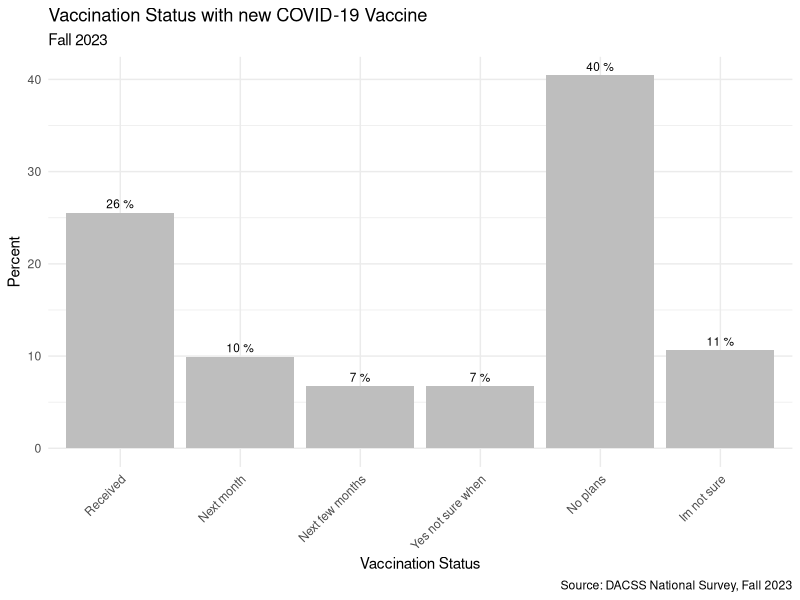
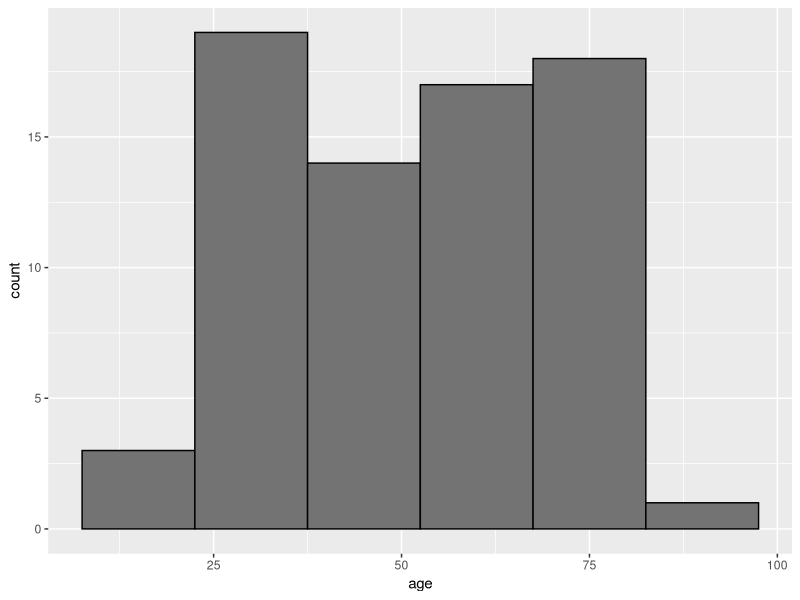
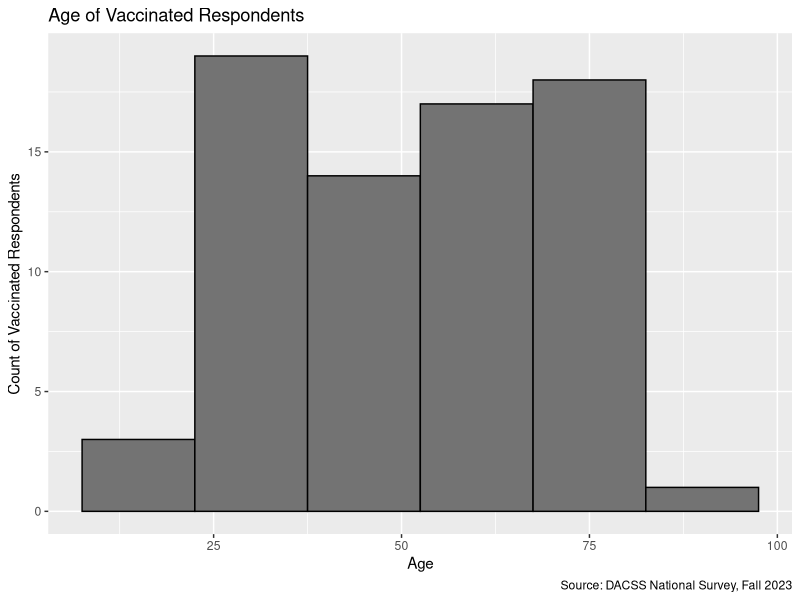
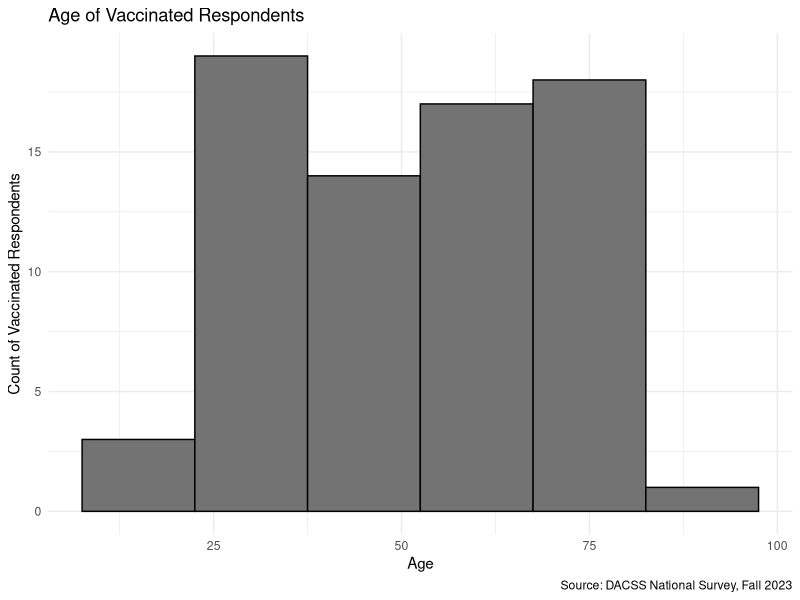
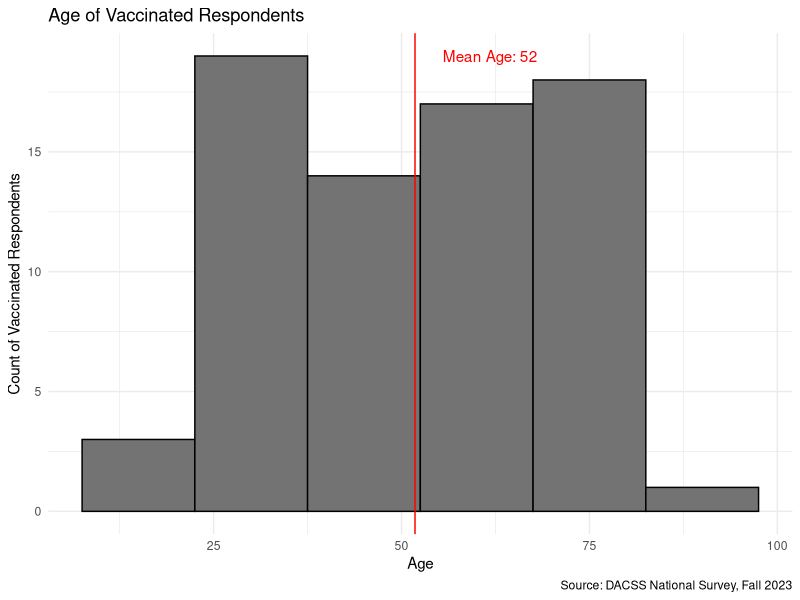
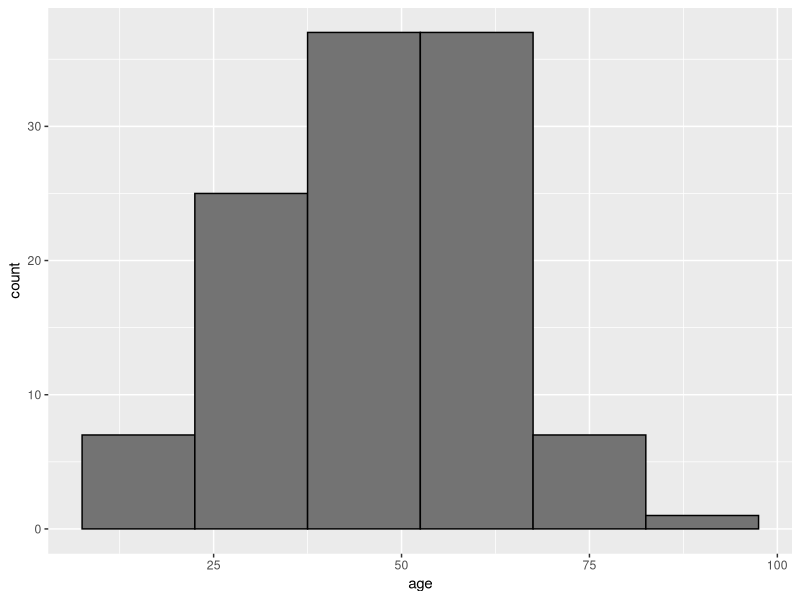
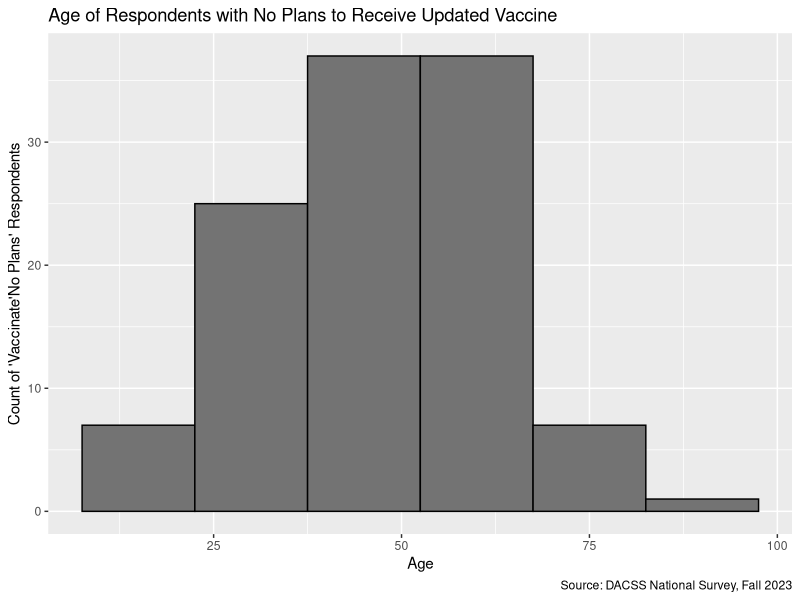
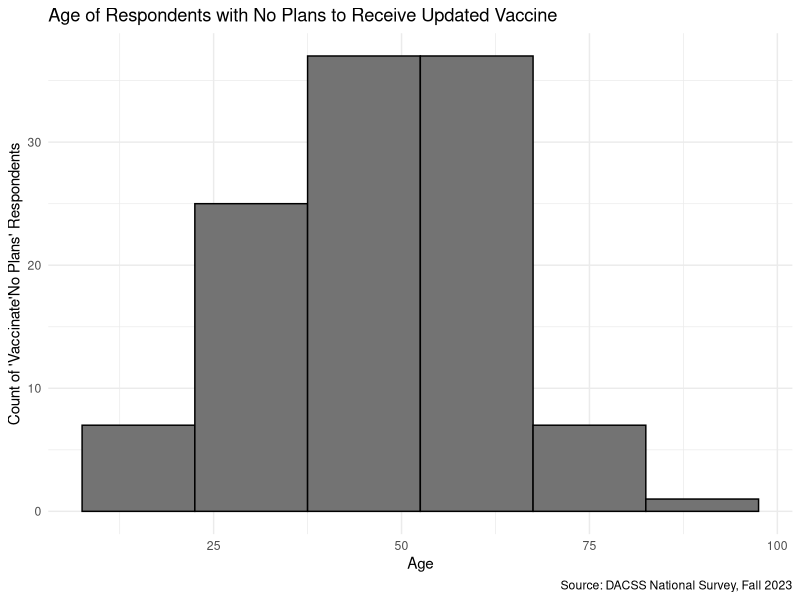

The R source for these figures, in order: (Note: this script raises an error after producing the figures.)

# clean memory ------------------------------------------------------------
rm(list = ls())
library(ggplot2)
library(dplyr)


# read in data ------------------------------------------------------------
#set working directory

mydata = read.csv("Survey.csv")


# see data ----------------------------------------------------------


head(mydata)



# see data types ----------------------------------------------------------

str(mydata)
summary(mydata)



# deliverable 1 ----------------------------------------------------------
####################Vax Status Bar Chart########################

#summary table vax status and proportion table
absoluteVax <- table(mydata$NewVaxstatus,
                     exclude = 'nothing')
propVax=prop.table(absoluteVax)*100                     

absoluteVax 
propVax



#making data frame for graph
(VaxtableFreq=as.data.frame(absoluteVax))
names(VaxtableFreq)=c("VaxStatus","Count")
VaxtableFreq
VaxtableFreq$Percent=as.vector(propVax)
VaxtableFreq

#adding an order to the columns
VaxXAxisOrder <- c(6, 3, 2, 5, 1, 4)
VaxtableFreq$VaxXAxisOrder=as.vector(VaxXAxisOrder)

VaxtableFreq

#base GGPLOT2 starts with a "base", telling WHAT VARIABLES TO PLOT

#############FUNCTIONAL CONSOLIDATED CODE TO USE IN DASH#######################
vaxbase = ggplot(data = VaxtableFreq, aes(x = reorder(VaxStatus, VaxXAxisOrder), y = Percent)) +
  geom_bar(fill ="gray", stat = 'identity') + 
  geom_text(aes(label = paste(round(Percent), "%")), vjust = -0.5, size = 3) + 
  labs(x = "Vaccination Status", y = "Percent", caption = "Source: DACSS National Survey, Fall 2023") +
  ggtitle("Vaccination Status with new COVID-19 Vaccine", subtitle = "Fall 2023") + 
  theme_minimal() +
  theme(axis.text.x = element_text(angle = 45, hjust = 1))
  

vaxbase



# save vaxplot4 ----------------------------------------------------------
saveRDS(vaxbase, file = "VaxStatusBarChart.rds")

######################Age Histogram VAXXED RESPONDENTS#########################
barWIDTH=15
library(ggplot2)

VaxedData <- filter(mydata, NewVaxstatus == "Received")
y.AxisTextAge="Age"

VaxtitleText='Age of Vaccinated Respondents'
sub_titleText='Fall 2023'
sourceText='Source: DACSS National Survey, Fall 2023'

AgeHistbase= ggplot(VaxedData)  
h1= AgeHistbase + geom_histogram(aes(x = age),
                          binwidth = barWIDTH,
                          color = "#000000",
                            fill= "gray45") 
h1=h1 + labs(y="count")
h1

histy.AxisTextAge="Count of Vaccinated Respondents"
histx.AxisTextAge="Age"

VaxAgeHist = h1 + labs(title=VaxtitleText,
                                    x = histx.AxisTextAge, 
                       y = histy.AxisTextAge,
                                    caption = sourceText) 
VaxAgeHist

VaxAgeHist = VaxAgeHist + theme_minimal()

VaxAgeHist


#Adding in mean line and label
mn=mean(VaxedData$age,na.rm = T)
txtMean=paste0('Mean Age: ',round(mn))
txtMean

VaxAgeHist <- VaxAgeHist + geom_vline(xintercept = mn,color='red') + 
  annotate(geom = 'text',color='red',
           label=txtMean, # mean as text
           y = 19,
           x=mn+10,
           angle=0) 
VaxAgeHist



# save del2Draft ----------------------------------------------------------
saveRDS(VaxAgeHist, file = "VaxAgeHistFinal.rds")


#########################AGE HISTOGRAM NO PLANS RESPONDENTS################ 

barWIDTH=15
library(ggplot2)

VaxedData2 <- filter(mydata, NewVaxstatus == "No plans")
y.AxisTextAge="Age"

VaxtitleText='Age of Respondents with No Plans to Receive Updated Vaccine'
sub_titleText='Fall 2023'
sourceText='Source: DACSS National Survey, Fall 2023'

AgeHistbase= ggplot(VaxedData2)  
h1= AgeHistbase + geom_histogram(aes(x = age),
                                 binwidth = barWIDTH,
                                 color = "#000000",
                                 fill= "gray45") 
h1=h1 + labs(y="count")
h1

histy.AxisTextAge="Count of 'Vaccinate'No Plans' Respondents"
histx.AxisTextAge="Age"

VaxAgeHist2 = h1 + labs(title=VaxtitleText,
                       x = histx.AxisTextAge, 
                       y = histy.AxisTextAge,
                       caption = sourceText) 
VaxAgeHist2

VaxAgeHist2 = VaxAgeHist2 + theme_minimal()

VaxAgeHist2

#Adding in mean line and label
mn2 =mean(VaxedData2$age,na.rm = T)
txtMean2 =paste0('Mean Age: ',round(mn2))
txtMean2

VaxAgeHist2 <- VaxAgeHist2 + geom_vline(xintercept = mn2,color='red') + 
  annotate(geom = 'text',color='red',
           label=txtMean2, # mean as text
           y = 38,
           x=mn2+10,
           angle=0) 
VaxAgeHist2

# save del2Draft ----------------------------------------------------------
saveRDS(VaxAgeHist2, file = "VaxAgeHistFinalNoVax.rds")

# deliverable 3 Bivariate ----------------------------------------------------------
#########################Stacked Bar Chart#############################


###########Making data frame###############
(VaxedByPolitics = table(mydata$SimpleVaxStatus,mydata$SimplePolitical))
library(magrittr) # for %>%
(VaxedByPoliticsProp = (prop.table(VaxedByPolitics,
                            margin = 2)%>%round(.,3)))

VaxedByPoliticsDF = as.data.frame(VaxedByPolitics)

VaxedByPoliticsDF
names(VaxedByPoliticsDF)=c("VaxStatus","PoliticalAffiliation","counts")
VaxedByPoliticsDF$pctCol = as.data.frame(VaxedByPoliticsProp)[,3]
VaxedByPoliticsDF




#Reordering Political Affiliation Bar
VaxedByPoliticsDF$PoliticalAffiliationF <- factor(VaxedByPoliticsDF$PoliticalAffiliation, levels=c('Liberal', 'Moderate','Conservative','Not Sure'))
summary(VaxedByPoliticsDF$PoliticalAffiliationF)

summary(VaxedByPoliticsDF)

#####Making Chart############
library(scales)

stackedbase = ggplot(data=VaxedByPoliticsDF,aes(x= PoliticalAffiliationF, y=pctCol, fill = VaxStatus)) + 
  theme_minimal() +
  geom_bar(stat = "identity", position = 'stack') +
  geom_text(aes(label = paste(round((pctCol*100), 0), "%")), position = position_stack(vjust = 0.5)) + ####Labels showing incorrectly
  scale_y_continuous(labels = scales::percent) +
  labs(x = "Political Affiliation", y = "", fill = "Vaccination Status", caption = "Source: DACSS National Survey, Fall 2023") +
  ggtitle("Politics and Vaccination Plans", subtitle = "New COVID-19 Vaccination Status by Political Affiliation") 

stackedbase

# save del3Draft ----------------------------------------------------------
saveRDS(stackedbase, file = "StackedBar2.rds")


############Region Attempt##################
library(sf)
region_map=sf::read_sf("cb_2022_us_region_500k.shp")
head(region_map)
head(mydata)

mydata4map <- mutate(mydata, SimpleVaxStatus_Num = recode(SimpleVaxStatus, 
                                                          `No plans` = "1", 
                                                          `Im not sure` = "2",
                                                          `Planning to` = "3",
                                                          `Received` = "4"))

mydata4map$SimpleVaxStatus_Num <- as.numeric(mydata4map$SimpleVaxStatus_Num)

head(mydata4map)

mydata4map %>%
  group_by(Region, State) %>%
  summarise_at(vars(SimpleVaxStatus_Num), list(counts=length, AvVax_perCap=mean)) -> mydata4map


mydata4map

library(dplyr)

# merge data into map ----------------------------------------------------------

myMapVaxregion=merge(region_map,mydata4map,by.x='NAME',"Region")

head(myMapVaxregion)
library(classInt)
# prepare plot

basemapregion = ggplot(myMapVaxregion) + 
  geom_sf(aes(fill=AvVax_perCap)) + 
  scale_fill_viridis_c(direction = -1, labels = c("No plans", "Not sure", "Plan to", "Received")) +
  labs (x="", y="", fill = "Average Vaccination Status", caption = "Source: DACSS National Survey, Fall 2023") + 
  ggtitle("Adoption of 2023-2024 COVID-19 Vaccine", subtitle = "Average Vaccination Level by Region")

basemapregion

# save del4Draft ----------------------------------------------------------
saveRDS(basemapregion, file = "RegionVaxMap.rds")

########################ATTEMPTING AND FAILING TO CROP OUT ISLANDS########################

#region_crop <- st_crop(region_map
                       #, xmin = -122.9, xmax = -122.5, ymin = 49.1, ymax = 49.3)

library(rnaturalearth)
library(rnaturalearthdata)

world <- ne_countries(scale = "medium", returnclass = "sf")
usa <- world[world$name == "United States, "]

region_map2 = sf::read_sf("cb_2022_us_region_500k.shp")
head(region_map2)

st_crs(region_map2)
st_crs(usa)
#stetting data sets to same CRS 

target_crs <- st_crs(usa)
st_crs(region_map2) <- target_crs
st_crs(region_map2)

st_crs(usa)
st_crs(region_map2)

# Simplify geometries
region_map2 <- st_simplify(region_map2, preserveTopology = TRUE, dTolerance = 0.1)

# Enable spatial indexing
region_map2 <- st_set_crs(region_map2, st_crs(usa))

###Crop map, takes a long time
region_crop <- sf::st_intersection(region_map2, usa)
ggplot(region_crop)
head(mydata)

mydata4map <- mutate(mydata, SimpleVaxStatus_Num = recode(SimpleVaxStatus, 
                                                          `No plans` = "1", 
                                                          `Im not sure` = "2",
                                                          `Planning to` = "3",
                                                          `Received` = "4"))

mydata4map$SimpleVaxStatus_Num <- as.numeric(mydata4map$SimpleVaxStatus_Num)

head(mydata4map)

mydata4map %>%
  group_by(Region, State) %>%
  summarise_at(vars(SimpleVaxStatus_Num), list(counts=length, AvVax_perCap=mean)) -> mydata4map


mydata4map

library(dplyr)

# merge data into map ----------------------------------------------------------

myMapVaxregion2 = merge(region_crop,mydata4map,by.x='NAME',"Region")

head(myMapVaxregion2)
library(classInt)
# prepare plot

basemapregion2 = ggplot(myMapVaxregion2) + 
  geom_sf(aes(fill=AvVax_perCap)) + 
  scale_fill_viridis_c(direction = -1, labels = c("No plans", "Not sure", "Plan to", "Received")) +
  labs (x="", y="", fill = "Average Vaccination Status", caption = "Source: DACSS National Survey, Fall 2023") + 
  ggtitle("Adoption of 2023-2024 COVID-19 Vaccine", subtitle = "Average Vaccination Level by Region")

basemapregion2

#############DID NOT WORK######################


####################State Map NOT USING############################

library(sf)

state_map=sf::read_sf("cb_2022_us_state_500k.geojson")
head(state_map)
head(mydata)

str(mydata$SimpleVaxStatus)

mydata4map <- mutate(mydata, SimpleVaxStatus_Num = recode(SimpleVaxStatus, 
                                                          `No plans` = "1", 
                                                          `Im not sure` = "2",
                                                          `Planning to` = "3",
                                                          `Received` = "4"))

mydata4map$SimpleVaxStatus_Num <- as.numeric(mydata4map$SimpleVaxStatus_Num)

head(mydata4map)

mydata4map %>%
  group_by(Region, State) %>%
  summarise_at(vars(SimpleVaxStatus_Num), list(counts=length, AvVax_perCap=mean)) -> mydata4map


mydata4map

library(dplyr)

# merge data into map ----------------------------------------------------------
#mydataState=aggregate(data=mydata,Free.Lunch~County,FUN = mean)
myMapVax=merge(state_map,mydata4map,by.x='STUSPS',"State")

head(myMapVax)
library(classInt)
# prepare plot

basemap = ggplot(myMapVax) + 
  geom_sf(aes(fill=AvVax_perCap)) + 
  scale_fill_viridis_c(direction = -1, labels = c("No plans", "Not sure", "Plan to", "Received")) +
  labs (x="", y="", fill = "Average Vaccination Status", caption = "Source: DACSS National Survey, Fall 2023") + 
  ggtitle("Adoption of 2023-2024 COVID-19 Vaccine", subtitle = "Average Vaccination Level by Region")

basemap

# save del4Draft ----------------------------------------------------------
saveRDS(basemap, file = "VaxMap.rds")
